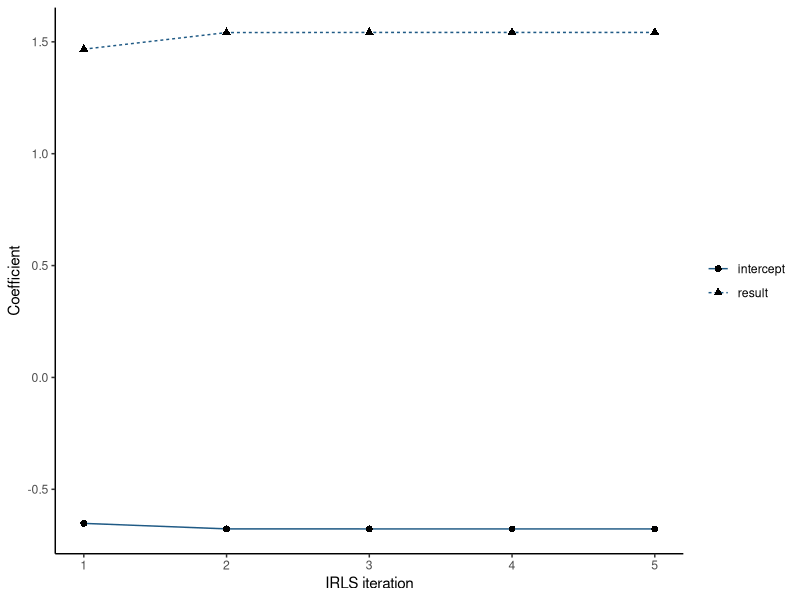

Reproduce this figure in R.
## ---- chunk 1
#| label: observed-irls-design-rows
#| echo: true
st <- read.csv("data/supertelicity/supertelicity-cloze.csv")
st$verb_type <- factor(st$verb_type, levels = c("manner", "result"))
observed_design_rows <- st[c(
  which(st$verb_type == "manner")[[1L]],
  which(st$verb_type == "result")[[1L]]
), c("participant_id", "sentence_id", "verb", "verb_type", "prep_in")]
cbind(observed_design_rows, model.matrix(~ verb_type, observed_design_rows))
## ---- chunk 2
#| label: irls-data
#| echo: true
y <- st$prep_in
X <- model.matrix(~ verb_type, st)
glm_fit <- glm(prep_in ~ verb_type, family = binomial(), data = st)
## ---- chunk 3
#| label: run-irls
#| echo: true
beta <- rep(0, ncol(X))
path <- data.frame()
maximum_iterations <- 50L
tolerance <- 1e-10
first_iteration <- NULL
for (iteration in seq_len(maximum_iterations)) {
  eta <- drop(X %*% beta)
  mu <- plogis(eta)
  w <- pmax(mu * (1 - mu), .Machine$double.eps)
  z <- eta + (y - mu) / w
  beta_new <- solve(crossprod(X, X * w), crossprod(X, w * z))
  if (iteration == 1L) {
    first_iteration <- data.frame(
      row = seq_len(min(6L, length(y))),
      observed = y[seq_len(min(6L, length(y)))],
      eta = eta[seq_len(min(6L, length(y)))],
      probability = mu[seq_len(min(6L, length(y)))],
      weight = w[seq_len(min(6L, length(y)))],
      working_response = z[seq_len(min(6L, length(y)))]
    )
  }
  maximum_change <- max(abs(beta_new - beta))
  beta <- beta_new
  path <- rbind(path, data.frame(
    iteration = iteration, intercept = beta[[1L]], result = beta[[2L]],
    maximum_change = maximum_change,
    log_likelihood = sum(dbinom(y, 1L, plogis(drop(X %*% beta)), log = TRUE))
  ))
  if (maximum_change < tolerance) break
}
first_iteration
path
stopifnot(max(abs(beta - coef(glm_fit))) < 1e-7)
## ---- chunk 4
#| label: plot-irls-path
#| echo: true
library(ggplot2)
long <- rbind(
  data.frame(iteration = path$iteration, coefficient = "intercept",
             estimate = path$intercept),
  data.frame(iteration = path$iteration, coefficient = "result",
             estimate = path$result)
)
ggplot(long, aes(iteration, estimate, linetype = coefficient, shape = coefficient)) +
  geom_line(color = "#1F5A85") + geom_point(size = 2) +
  labs(x = "IRLS iteration", y = "Coefficient", linetype = NULL, shape = NULL) +
  theme_classic()
